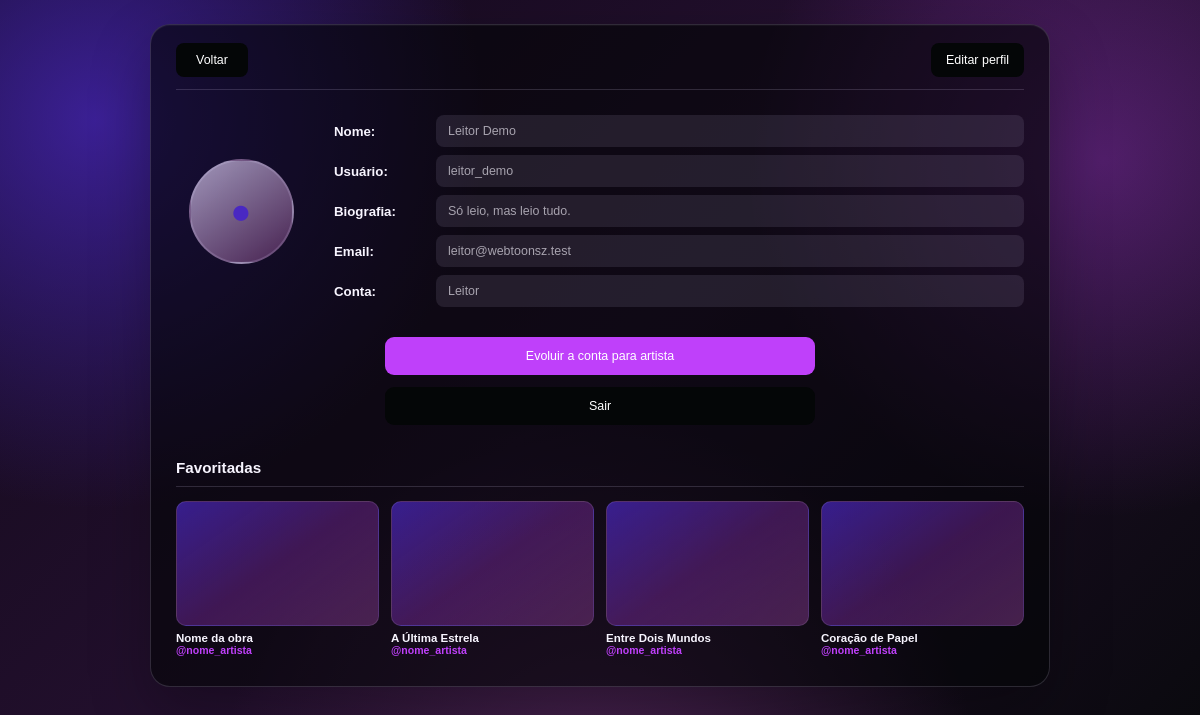
The app's page /perfil.php (signed in) with its own data.
### tables this page shows
CREATE TABLE usuarios (
    id INT UNSIGNED NOT NULL AUTO_INCREMENT,
    nome VARCHAR(100) NOT NULL,
    usuario VARCHAR(30) NOT NULL,
    email VARCHAR(150) NOT NULL,
    senha_hash VARCHAR(255) NOT NULL,
    biografia VARCHAR(300) DEFAULT NULL,
    foto VARCHAR(255) DEFAULT NULL,
    tipo ENUM('usuario', 'artista', 'admin') NOT NULL DEFAULT 'usuario',
    email_verificado TINYINT(1) NOT NULL DEFAULT 0,
    ativo TINYINT(1) NOT NULL DEFAULT 1,
    criado_em TIMESTAMP NOT NULL DEFAULT CURRENT_TIMESTAMP,
    atualizado_em TIMESTAMP NOT NULL DEFAULT CURRENT_TIMESTAMP ON UPDATE CURRENT_TIMESTAMP,
    PRIMARY KEY (id),
    UNIQUE KEY uq_usuarios_usuario (usuario),
    UNIQUE KEY uq_usuarios_email (email),
    KEY idx_usuarios_tipo (tipo),
    KEY idx_usuarios_ativo (ativo)
);

### auth.php (called while the page is built, shortened)
<?php
function requer_login(PDO $pdo): array {
    $stmt = $pdo->prepare('SELECT id, nome, usuario, email, biografia, foto, tipo FROM usuarios WHERE id = ? LIMIT 1');
    $stmt->execute([(int) $_SESSION['usuario_id']]);
    $usuario = $stmt->fetch();
    return $usuario;
}

### perfil.php (the view, shortened to what this page needs)
<?php
require __DIR__ . '/auth.php';
require __DIR__ . '/conexao.php';
$u = requer_login($pdo);
$editar = isset($_GET['editar']) && $_GET['editar'] === '1';
$ehArtista = $u['tipo'] === 'artista';
$favoritadas = [
    "Nome da obra",
    "A Última Estrela",
    "Entre Dois Mundos",
    "Coração de Papel"
];
function avatar_html(array $u, bool $editar): string
{
    return $editar ? '<span id="previewPlaceholder">✎</span>' : '●';
}
?>
<!DOCTYPE html>
<html lang="pt-BR">
<head>
</head>
<body>
<div class="page">
    <main class="profile-card">
        <header class="topbar">
            <a href="home.php" class="top-button">Voltar</a>
            <?php if ($editar): ?>
                <button type="submit" form="formPerfil" class="top-button save-button">Salvar</button>
            <?php else: ?>
                <a href="perfil.php?editar=1" class="top-button">Editar perfil</a>
            <?php endif; ?>
        </header>
        <section class="profile-content">
            <div class="profile-main">
                <div>
                    <div class="<?= $editar ? 'avatar-area avatar-edit' : 'avatar-area' ?>">
                        <?php if ($editar): ?>
                            <label for="foto" title="Alterar foto">
                                <div class="avatar"><?= avatar_html($u, true) ?></div>
                            </label>
                            <input type="file" id="foto" name="foto" accept="image/jpeg,image/png,image/webp">
                        <?php else: ?>
                            <div class="avatar"><?= avatar_html($u, false) ?></div>
                        <?php endif; ?>
                    </div>
                </div>
                <div class="profile-info">
                    <?php if ($editar): ?>
                        <div class="info-row">
                            <label for="nome">Nome:</label>
                            <input class="edit-input" id="nome" name="nome" type="text" maxlength="100" required
                                   value="<?= htmlspecialchars($u['nome']) ?>">
                        </div>
                        <div class="info-row">
                            <label for="usuario">Usuário:</label>
                            <input class="edit-input" id="usuario" name="usuario" type="text" maxlength="30" required
                                   value="<?= htmlspecialchars($u['usuario']) ?>">
                        </div>
                        <div class="info-row">
                            <label for="biografia">Biografia:</label>
                            <textarea class="edit-textarea" id="biografia" name="biografia" maxlength="300"><?= htmlspecialchars($u['biografia'] ?? '') ?></textarea>
                        </div>
                        <div class="info-row">
                            <label for="email">Email:</label>
                            <input class="edit-input" id="email" name="email" type="email" required
                                   value="<?= htmlspecialchars($u['email']) ?>">
                        </div>
                        <div class="info-row">
                            <label for="senha">Senha:</label>
                            <input class="edit-input" id="senha" name="senha" type="password"
                                   placeholder="Deixe em branco para manter a atual" autocomplete="new-password">
                        </div>
                    <?php else: ?>
                        <div class="info-row">
                            <label>Nome:</label>
                            <div class="info-value"><?= htmlspecialchars($u['nome']) ?></div>
                        </div>
                        <div class="info-row">
                            <label>Usuário:</label>
                            <div class="info-value"><?= htmlspecialchars($u['usuario']) ?></div>
                        </div>
                        <div class="info-row">
                            <label>Biografia:</label>
                            <div class="info-value"><?= htmlspecialchars($u['biografia'] ?: 'Sem biografia ainda.') ?></div>
                        </div>
                        <div class="info-row">
                            <label>Email:</label>
                            <div class="info-value"><?= htmlspecialchars($u['email']) ?></div>
                        </div>
                        <div class="info-row">
                            <label>Conta:</label>
                            <div class="info-value"><?= $ehArtista ? 'Artista' : 'Leitor' ?></div>
                        </div>
                    <?php endif; ?>
                </div>
            </div>
            <div class="actions">
                <?php if ($ehArtista): ?>
                    <a href="painel_artista.php" class="action-button artist-button">
                        Ir para minha área de artista
                    </a>
                <?php else: ?>
                    <form action="evoluir_artista.php" method="post"
                          onsubmit="return confirm('Evoluir sua conta para artista?');">
                        <button type="submit" class="action-button artist-button">
                            Evoluir a conta para artista
                        </button>
                    </form>
                <?php endif; ?>
                <a href="logout.php" class="action-button">Sair</a>
            </div>
            <section class="favorites">
                <h2 class="favorites-title">Favoritadas</h2>
                <div class="favorite-list">
                    <?php foreach ($favoritadas as $obra): ?>
                        <a href="#" class="favorite">
                            <div class="cover"></div>
                            <p class="favorite-name"><?= htmlspecialchars($obra) ?></p>
                            <p class="role">@nome_artista</p>
                        </a>
                    <?php endforeach; ?>
                </div>
            </section>
        </section>
    </main>
</div>
</body>
</html>

### perfil.php (style rules this page uses)
:root { --periwinkle: #E3D9FC; --hyper-magenta: #BF40FA; --ultrasonic-blue: #4928C2; --velvet-purple: #5B2A62; --black: #040607; --white: #FFFFFF; --text-light: #F8F5FF; --muted: rgba(248, 245, 255, .62); --border: rgba(227, 217, 252, .16); }
* { margin: 0; padding: 0; box-sizing: border-box; }
body { min-height: 100vh; font-family: Arial, Helvetica, sans-serif; color: var(--text-light); background: radial-gradient(circle at 8% 15%, rgba(73, 40, 194, .72), transparent 30%), radial-gradient(circle at 92% 20%, rgba(191, 64, 250, .32), transparent 28%), radial-gradient(circle at 50% 100%, rgba(91, 42, 98, .75), transparent 38%), linear-gradient(135deg, #12091A 0%, #24102F 48%, #08090C 100%); padding: 24px; }
.page { width: min(900px, 100%); margin: auto; }
.profile-card { position: relative; min-height: 520px; padding: 18px 25px 30px; border: 1px solid var(--border); border-radius: 20px; background: rgba(4, 6, 7, .62); box-shadow: 0 25px 60px rgba(0,0,0,.28), inset 0 1px 0 rgba(255,255,255,.04); }
.topbar { display: flex; align-items: center; justify-content: space-between; padding-bottom: 12px; border-bottom: 1px solid var(--border); }
.top-button { min-width: 72px; height: 34px; padding: 0 15px; border: 0; border-radius: 8px; display: inline-flex; align-items: center; justify-content: center; color: var(--white); background: var(--black); font-size: .78rem; text-decoration: none; cursor: pointer; transition: .2s ease; }
.profile-content { padding-top: 25px; }
.profile-main { display: grid; grid-template-columns: 130px 1fr; gap: 28px; align-items: center; }
.avatar-area { display: flex; justify-content: center; }
.avatar { width: 105px; height: 105px; display: grid; place-items: center; border-radius: 50%; background: linear-gradient( 145deg, rgba(227,217,252,.68), rgba(91,42,98,.72) ); border: 2px solid rgba(227,217,252,.18); color: var(--ultrasonic-blue); font-size: 2.2rem; }
.profile-info { display: flex; flex-direction: column; gap: 8px; }
.info-row { display: grid; grid-template-columns: 90px 1fr; align-items: center; gap: 12px; }
.info-row label { font-size: .83rem; font-weight: 700; }
.info-value { min-height: 32px; padding: 8px 12px; display: flex; align-items: center; border-radius: 8px; background: rgba(227,217,252,.10); color: var(--muted); font-size: .78rem; }
.actions { display: flex; flex-direction: column; align-items: center; gap: 12px; margin-top: 30px; }
.action-button { width: min(100%, 430px); min-height: 38px; border: 0; border-radius: 9px; color: var(--white); background: var(--black); font-size: .78rem; cursor: pointer; text-decoration: none; display: flex; align-items: center; justify-content: center; transition: .2s ease; }
.artist-button { background: var(--hyper-magenta); }
.favorites { margin-top: 34px; }
.favorites-title { padding-bottom: 10px; border-bottom: 1px solid var(--border); font-size: .95rem; }
.favorite-list { display: grid; grid-template-columns: repeat(4, 1fr); gap: 12px; margin-top: 14px; }
.favorite { text-decoration: none; color: var(--text-light); }
.cover { height: 125px; border: 1px solid rgba(227,217,252,.12); border-radius: 10px; background: linear-gradient( 145deg, rgba(73,40,194,.70), rgba(191,64,250,.28), rgba(91,42,98,.75) ); transition: .2s ease; }
.favorite-name { margin-top: 6px; font-size: .72rem; font-weight: 700; }
.role { color: var(--hyper-magenta); font-size: .66rem; font-weight: 700; }
.avatar { overflow: hidden; }
.actions form { width: min(100%, 430px); display: flex; }
.actions form .action-button { width: 100%; }

### records on screen
usuarios: nome "Leitor Demo", usuario "leitor_demo", biografia "Só leio, mas leio tudo.", email "leitor@webtoonsz.test"

### other values on screen
$obra "Nome da obra"
$obra "A Última Estrela"
$obra "Entre Dois Mundos"
$obra "Coração de Papel"
